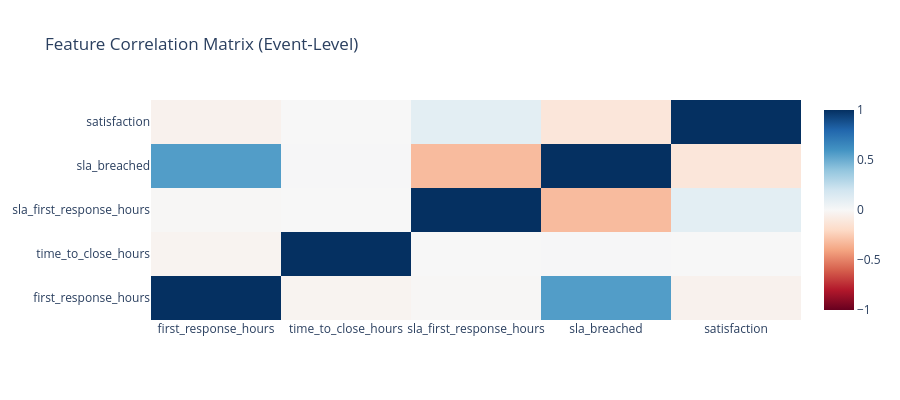

The code cell stored with this chart in its notebook:
### Markdown cell above
## 1c.8 Correlation Matrix Analysis

**📊 Understanding Feature Relationships:**

This section shows feature-feature relationships in two complementary ways:
- **Correlation Matrix**: Numerical summary (r values)
- **Scatter Matrix**: Visual relationships with cohort overlay

| Correlation | Interpretation | Action |
|-------------|----------------|--------|
| `\|r\|` > 0.9 | Near-duplicate features | Remove one |
| `\|r\|` > 0.7 | Strong relationship | Consider combining |
| `\|r\|` < 0.3 | Weak/no relationship | Independent features |

### Code cell
# Correlation matrix for numeric event attributes
# Define analysis columns - exclude entity, time, target, and temporal metadata
numeric_event_cols = [c for c in df.select_dtypes(include=[np.number]).columns
                      if c not in [ENTITY_COLUMN, TIME_COLUMN, TARGET_COLUMN]
                      and c not in TEMPORAL_METADATA_COLS
                      and 'target' not in c.lower()]

excluded_cols = [c for c in df.select_dtypes(include=[np.number]).columns if c not in numeric_event_cols]

print(f"Correlation Analysis (event-level, n={len(df):,})")
print(f"  Included ({len(numeric_event_cols)}): {numeric_event_cols}")
print(f"  Excluded ({len(excluded_cols)}): {excluded_cols}")

if len(numeric_event_cols) >= 2:
    corr_matrix = df[numeric_event_cols].corr()
    fig = charts.heatmap(
        corr_matrix.to_numpy(), x_labels=numeric_event_cols, y_labels=numeric_event_cols,
        title="Feature Correlation Matrix (Event-Level)"
    )
    display_figure(fig)

    # High correlation pairs
    high_corr = []
    for i in range(len(numeric_event_cols)):
        for j in range(i+1, len(numeric_event_cols)):
            corr_val = corr_matrix.iloc[i, j]
            if abs(corr_val) > 0.7:
                high_corr.append((numeric_event_cols[i], numeric_event_cols[j], corr_val))

    if high_corr:
        print("\n⚠️ Highly correlated pairs (|r| > 0.7):")
        for c1, c2, r in sorted(high_corr, key=lambda x: abs(x[2]), reverse=True)[:5]:
            print(f"   {c1} ↔ {c2}: r={r:.2f}")

### Figure 1 — Plotly figure (JSON) as saved in the notebook; plotly's stock layout.template omitted (floating-point values rounded to 4 significant figures)
{"data": [{"colorscale": [[0.0, "rgb(103,0,31)"], [0.1, "rgb(178,24,43)"], [0.2, "rgb(214,96,77)"], [0.3, "rgb(244,165,130)"], [0.4, "rgb(253,219,199)"], [0.5, "rgb(247,247,247)"], [0.6, "rgb(209,229,240)"], [0.7, "rgb(146,197,222)"], [0.8, "rgb(67,147,195)"], [0.9, "rgb(33,102,172)"], [1.0, "rgb(5,48,97)"]], "type": "heatmap", "x": ["first_response_hours", "time_to_close_hours", "sla_first_response_hours", "sla_breached", "satisfaction"], "y": ["first_response_hours", "time_to_close_hours", "sla_first_response_hours", "sla_breached", "satisfaction"], "z": [[1.0, -0.02932, -0.01023, 0.5619, -0.04213], [-0.02932, 1.0, -4.369e-05, 0.006941, 0.001995], [-0.01023, -4.369e-05, 1.0, -0.3179, 0.1049], [0.5619, 0.006941, -0.3179, 1.0, -0.119], [-0.04213, 0.001995, 0.1049, -0.119, 1.0]], "zmid": 0}], "layout": {"height": 400, "title": {"text": "Feature Correlation Matrix (Event-Level)"}}}
